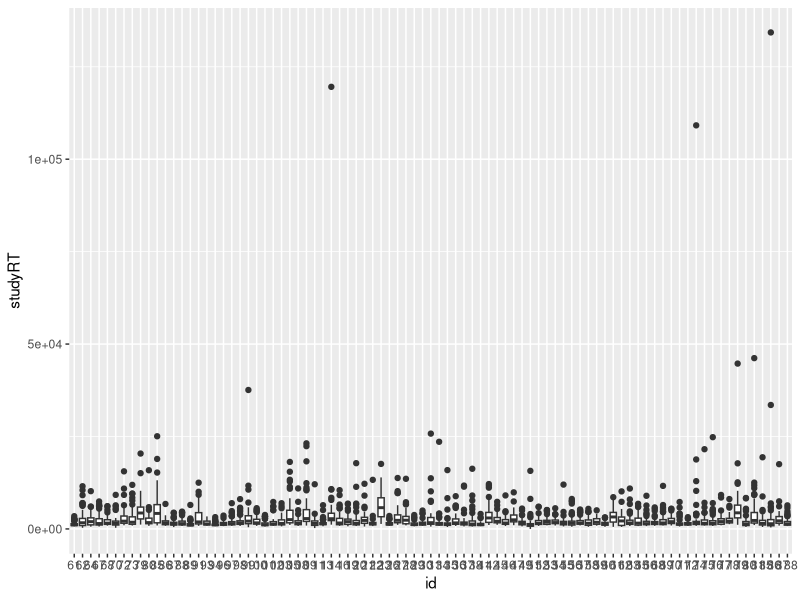
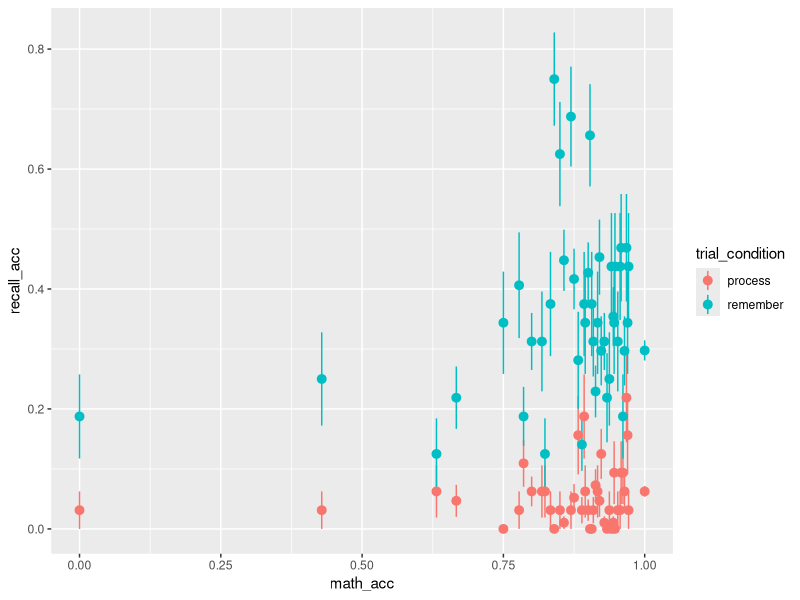
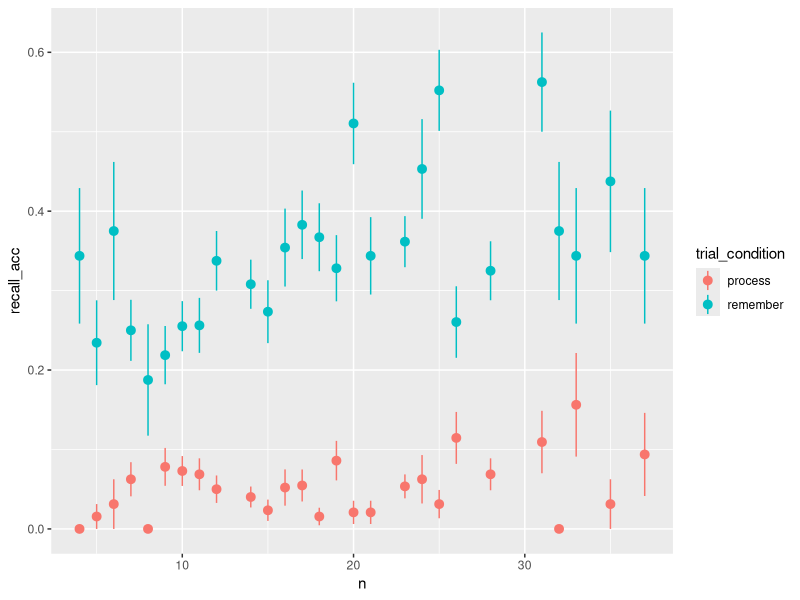
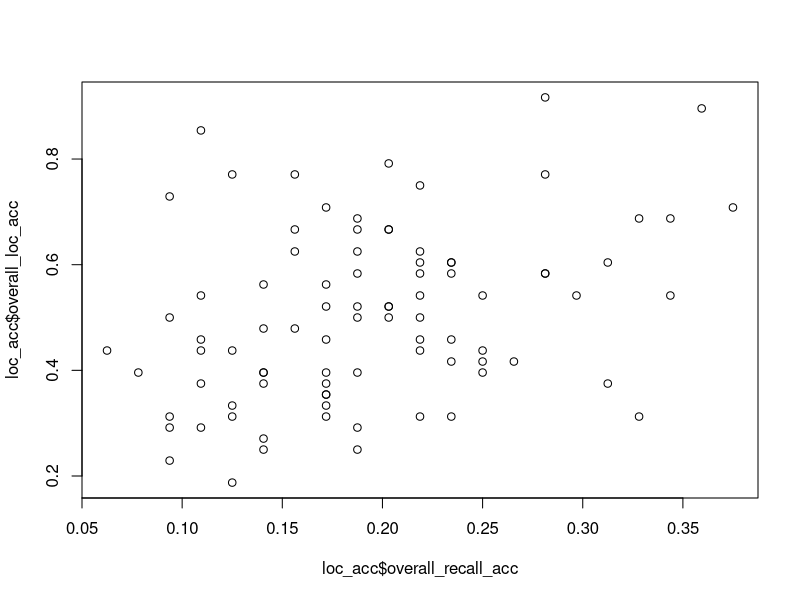
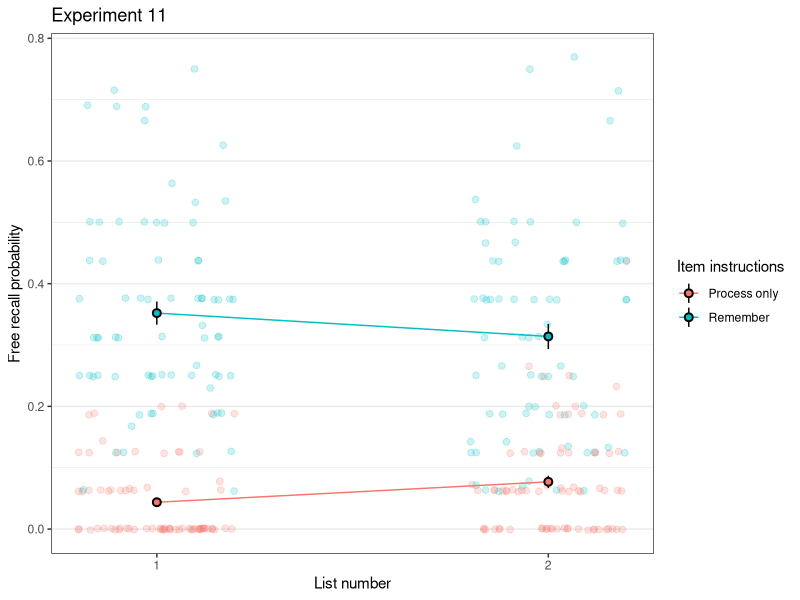
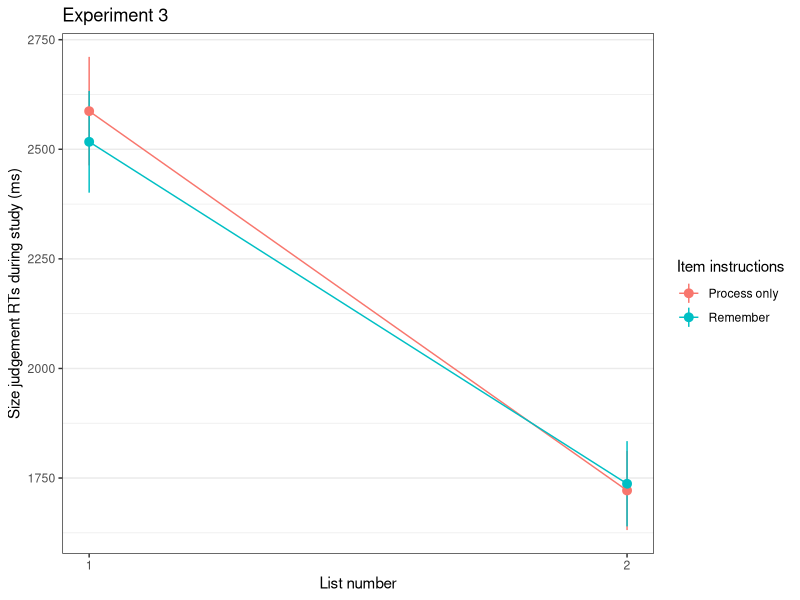
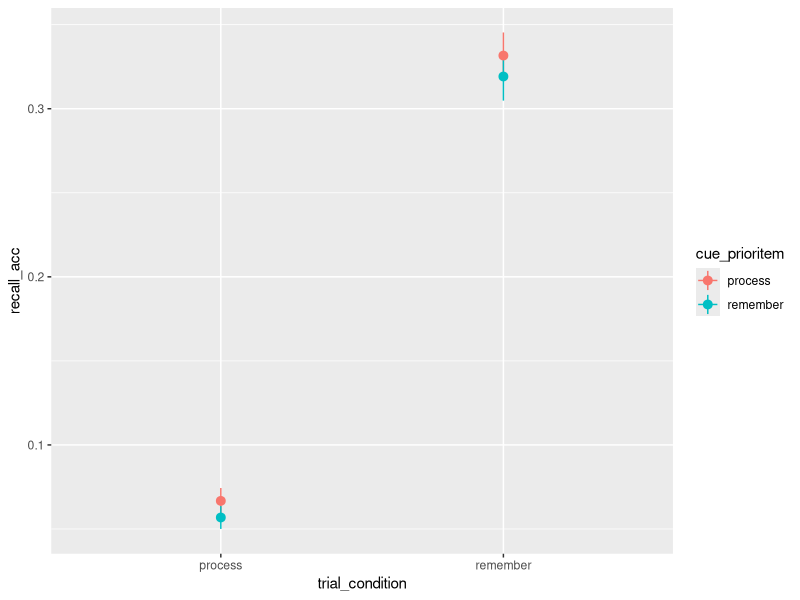
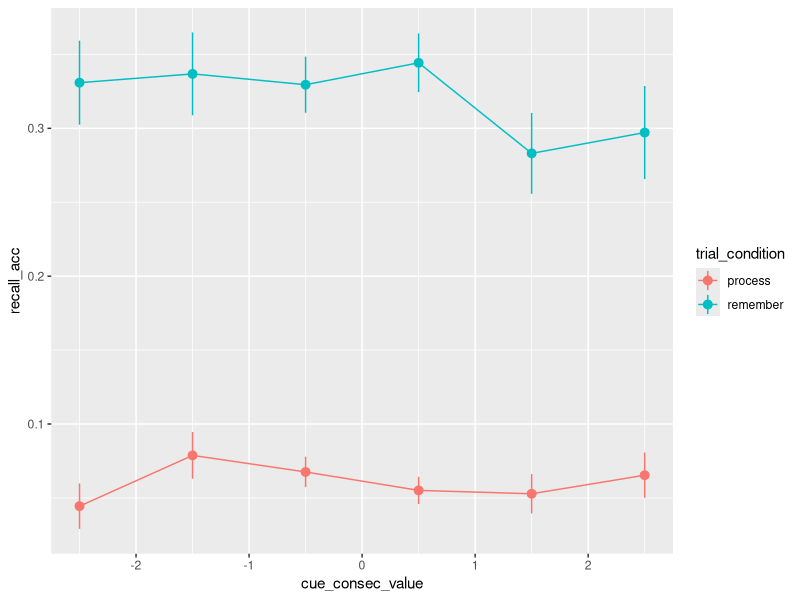

These charts were generated, in order, by the following R code: (Note: this script raises an error after producing the figures.)
library(tidyverse)
library(lme4)
library(patchwork)

#############################################################################!
# DATA                                                                   ####
#############################################################################!

memdat <- read.csv('data/exp11_corrected/preproc_mem_data.csv')
mathdat <- read.csv('data/exp11_corrected/preproc_math_data.csv')
strategies <- read.csv('data/exp11_corrected/strategies_final.csv')
names(strategies)[1] <- 'id'
strategies$id <- as.factor(strategies$id)
strategies$str1_sub <- paste(strategies$main1_joint, strategies$sub1_joint, sep=": ")
strategies$str2_sub <- paste(strategies$main2_joint, strategies$sub2_joint, sep=": ")

memdat$id <- as.factor(memdat$id)


size <- read.csv('data/mean_size_ratings.csv')
size <- select(size, -X)
memdat <- left_join(memdat, size, by=c('word1'))
memdat <- left_join(memdat, strategies, by=c('id'))

# loc acc for each subject
loc_acc <- memdat %>% 
  group_by(id) %>% 
  summarise(overall_recall_acc = mean(recall_acc),
            overall_loc_acc = mean(loc_acc, na.rm=T)) %>% 
  arrange(overall_loc_acc) %>% print(n=100)

memdat <- left_join(memdat, loc_acc)

# size recall accuracy for each subject
size_acc <- memdat %>% 
  filter(size_group != 1) %>% 
  mutate(size_recall_acc = case_when(
    size_group == 0 & resp == "smaller" ~ 1,
    size_group == 2 & resp == "larger" ~ 1,
    TRUE ~ 0
  )) %>% 
  group_by(id) %>%
  summarise(size_recall_acc = mean(size_recall_acc)) %>% 
  arrange(size_recall_acc)
memdat <- left_join(memdat, size_acc)
loc_acc <- left_join(loc_acc, size_acc)

arrange(loc_acc, size_recall_acc)
arrange(loc_acc, overall_loc_acc)

# get response RTs to decide whether to exclude participants
memdat %>% 
  ggplot(aes(id, studyRT)) +
  geom_boxplot()


# get subject accuracy
memdat %>% 
  group_by(id) %>% 
  summarise(acc = mean(recall_acc),
            exp_duration = mean(exp_duration)) %>% 
  arrange(acc) %>% 
  print(n=100)

# number of included participants if math acc >= 75%

memdat %>% 
  filter(use_help == "No" & expect_test == "No") %>% 
  select(id) %>% 
  unique() %>% 
  nrow()

memdat %>% 
  select(id, use_help, expect_test) %>% 
  unique() %>% 
  count(use_help, expect_test)

memdat %>% 
  select(id, use_help, expect_test, recall_all_q) %>% 
  unique() %>% 
  count(use_help, expect_test,recall_all_q)

# memacc as a function of math_acc
ggplot(memdat, aes(math_acc, recall_acc, color=trial_condition)) +
  stat_summary(geom="pointrange") 
ggplot(memdat, aes(n, recall_acc, color=trial_condition)) +
  stat_summary(geom="pointrange") 

# plot free recall vs loc accuracy by subject correlation
plot(loc_acc$overall_recall_acc, loc_acc$overall_loc_acc)
cor.test(loc_acc$overall_recall_acc, loc_acc$overall_loc_acc)

#############################################################################!
# PLOTS                                                                  ####
#############################################################################!

# table of recall_accuracy per condition
memdat %>% 
  filter(!exclude, overall_loc_acc > 0.25) %>% 
  group_by(id, listid, trial_condition) %>% 
  summarise(recall_acc = mean(recall_acc),
            loc_acc = mean(loc_acc)) %>% 
  group_by(listid, trial_condition) %>% 
  summarise(recall_acc = mean(recall_acc) %>% round(2),
            loc_acc = mean(loc_acc) %>% round(2)) %>% 
  gather(test_type, acc, recall_acc, loc_acc) %>% 
  spread(trial_condition, acc) %>% 
  mutate(total = (process+remember)/2) %>% 
  arrange(test_type, listid)

# table of counts per condition
memdat %>% 
  filter(!exclude) %>% 
  group_by(id, listid, trial_condition) %>% 
  summarise(n = sum(recall_acc)) %>% 
  group_by(listid, trial_condition) %>% 
  summarise(n = mean(n)) %>% 
  spread(trial_condition, n) %>% 
  mutate(total = process+remember)


# main effect of instruction and list, split by stim type
memdat %>% 
  filter(!exclude, studyRT >= 500, studyRT <= 10000) %>% 
  group_by(id,listid, trial_condition) %>% 
  summarise(recall_acc = mean(recall_acc)) %>% 
  # group_by(stimulus_condition) %>%
  # mutate(overall_recall_acc = mean(recall_acc)) %>%
  # group_by(id) %>%
  # mutate(recall_acc = recall_acc-mean(recall_acc)+overall_recall_acc) %>%
  ggplot(aes(listid, recall_acc, fill=trial_condition, color=trial_condition, label=recall_acc)) +
  geom_point(position = position_jitter(width=0.2), alpha=0.2, size=2) +
  stat_summary(geom="line") +
  stat_summary(color='black', shape=21) +
  theme_bw() +
  theme(panel.grid.major.x = element_blank(),
        panel.grid.minor.x = element_blank()) +
  scale_x_continuous("List number", breaks=c(1,2,3)) +
  scale_y_continuous("Free recall probability") +
  scale_color_discrete("Item instructions", labels=c("Process only","Remember")) +
  scale_fill_discrete("Item instructions", labels=c("Process only","Remember")) +
  ggtitle('Experiment 11')
ggsave('figures/exp11_recall_by_list_and_condition.png', width=6.5, height=4.5, units='in')

memdat %>% 
  filter(!exclude, studyRT <= 10000, studyRT >= 500) %>% 
  group_by(id,listid, trial_condition) %>% 
  mutate(rel_to_med = abs(studyRT-median(studyRT))/mad(studyRT)) %>% 
  summarise(rt = mean(studyRT)) %>% 
  mutate(overall_rt = mean(rt)) %>%
  group_by(id) %>%
  mutate(rt = rt-mean(rt)+overall_rt) %>%
  ggplot(aes(listid, rt, color=trial_condition)) +
  stat_summary(geom="pointrange") +
  stat_summary(geom="line") +
  theme_bw() +
  theme(panel.grid.major.x = element_blank(),
        panel.grid.minor.x = element_blank()) +
  scale_x_continuous("List number", breaks=c(1,2,3)) +
  scale_y_continuous("Size judgement RTs during study (ms)") +
  scale_color_discrete("Item instructions", labels=c("Process only","Remember")) +
  ggtitle('Experiment 3')
# ggsave('figures/exp3_studyRTs_by_list_and_condition.png', width=6.5, height=3, units='in')

# effect of prior cue
memdat %>% 
  filter(!exclude, studyRT <= 10000, studyRT >= 500, !is.na(cue_prioritem)) %>% 
  ggplot(aes(trial_condition, recall_acc, color=cue_prioritem)) +
  stat_summary(geom="pointrange") +
  stat_summary(geom="line")

# cumulative effect of prior cue
memdat %>% 
  filter(!exclude, studyRT <= 10000, studyRT >= 500, !is.na(cue_prioritem)) %>% 
  ggplot(aes(cue_consec_value, recall_acc, color=trial_condition)) +
  stat_summary(geom="pointrange") +
  stat_summary(geom="line")

# effect of prior cue on study RTs
memdat %>% 
  filter(!exclude, studyRT <= 10000, studyRT >= 500, !is.na(cue_prioritem)) %>% 
  group_by(id, listid, trial_condition) %>% 
  mutate(rel_to_mad = abs(studyRT-median(studyRT))/mad(studyRT)) %>% 
  filter(rel_to_mad <= 2.5) %>%
  ggplot(aes(trial_condition, studyRT, color=cue_prioritem, group=cue_prioritem)) +
  stat_summary(geom="pointrange") +
  stat_summary(geom="line")  +
  scale_y_continuous("Size judgement RTs during study (ms)") +
  scale_x_discrete('Instructions for the current item') +
  scale_color_discrete("Instructions for the\npreceding study item") +
  theme_bw() +
  ggtitle('Experiment 11')
ggsave('figures/exp11_studyRTs_by_current_and_previous_item_instructions.png', width= 5, height=3, units='in')

# cumulative effect of prior cue on RTs
memdat %>% 
  filter(!exclude, studyRT <= 10000, studyRT >= 500, !is.na(cue_prioritem)) %>% 
  ggplot(aes(reorder(cue_consec_lab,cue_consec_value), studyRT)) +
  stat_summary(geom="pointrange") +
  stat_summary(geom="line")

# effect of studyRTs on recall_accuracy
memdat %>% 
  filter(!exclude, studyRT <= 10000, studyRT >= 500) %>% 
  group_by(id) %>% 
  mutate(rt = studyRT,
         rt = (rt - mean(rt)),
         rt = ecdf(rt)(rt),
         rt = ceiling(rt*10)/10) %>% 
  ggplot(aes(rt, recall_acc, color=trial_condition)) +
  stat_summary(geom="pointrange") +
  stat_summary(geom="line") +
  scale_x_continuous("Study RT quantiles") +
  scale_y_continuous("Free recall probability") +
  scale_color_discrete("Item instructions", labels=c("Process only","Remember")) +
  ggtitle('Experiment 3') +
  theme_bw()
# ggsave('figures/exp3_recall_acc_f(studyRTs).png', width=4, height=3, units='in')

ml1 <- glmer(recall_acc1 ~ listid * trial_condition + (1|id), data=filter(memdat, !exclude, studyRT <= 10000, studyRT >= 500), family='binomial')
ml2 <- glmer(recall_acc1 ~ listid * trial_condition + I(studyRT/1000) + (1|id), data=filter(memdat, !exclude, studyRT <= 10000, studyRT >= 500), family='binomial')
ml3 <- glmer(recall_acc1 ~ listid * trial_condition + I(studyRT/1000) + (1|id), data=filter(memdat, !exclude, studyRT <= 10000, studyRT >= 500), family='binomial')
summary(ml1)
summary(ml2)
summary(ml3)

memdat %>% 
  ggplot(aes(presented_position,recall_acc)) +
  stat_summary(geom="pointrange")

#############################################################################!
# SOURCE PERFORMANCE                                                     ####
#############################################################################!
# table of location accuracy per condition
memdat %>% 
  filter(!exclude, overall_loc_acc > 0.25) %>% 
  group_by(id, listid, trial_condition) %>% 
  summarise(loc_acc = mean(loc_acc)) %>% 
  group_by(listid, trial_condition) %>% 
  summarise(loc_acc = mean(loc_acc) %>% round(2)) %>% 
  spread(trial_condition, loc_acc) %>% 
  mutate(total = (process+remember)/2)


# overall loc acc as a function of presented position
memdat %>% 
  ggplot(aes(presented_position,loc_acc)) +
  stat_summary(geom="pointrange")

# histogram of responded locations
memdat %>% 
  ggplot(aes(loc_resp)) +
  geom_histogram()

# histogram of responded locations by subject
memdat %>% 
  ggplot(aes(loc_resp)) +
  geom_histogram() +
  facet_wrap(~id)

#histogram of responded location RTs
memdat %>% 
  filter(loc_rt < 10000) %>% 
  ggplot(aes(loc_rt)) +
  geom_histogram()

sort(memdat$loc_rt)



# loc acc as a function of cue type
memdat %>% 
  filter(loc_rt > 500, !exclude) %>%
  filter(!exclude, overall_loc_acc > 0.25, listid==2) %>% 
  ungroup() %>% 
  mutate(overall_loc_acc = mean(loc_acc)) %>% 
  group_by(id) %>% 
  mutate(loc_acc = loc_acc - mean(loc_acc) + overall_loc_acc) %>%  
  group_by(id, listid, trial_condition) %>% 
  summarise(loc_acc = mean(loc_acc)) %>% 
  ggplot(aes(trial_condition, loc_acc, color=trial_condition, fill=trial_condition, group=1)) +
  geom_point(position = position_jitter(width=0.2), alpha=0.2, size=1.5) +
  stat_summary(geom="line", color='black') +
  stat_summary(geom="errorbar", width=0.05) +
  stat_summary(color='black', shape=21, size=0.5) +
  theme_bw() +
  coord_cartesian(ylim=c(0,1)) +
  scale_x_discrete('Memory instructions', breaks=c(1,2)) +
  scale_y_continuous('Source memory accuracy', breaks=c(0.25,0.5,0.75,1)) +
  scale_color_discrete('Memory instructions') +
  scale_fill_discrete('Memory instructions') +
  ggtitle('Experiment 11') 
ggsave('figures/exp11_source_memory_acc.png', width=5, height=3.5)

glmer(loc_acc ~ trial_condition + (1|id), data=filter(memdat, loc_rt > 500, !exclude, listid==2), family="binomial") %>% summary()


memdat %>% 
  filter(loc_rt > 500, loc_rt < 10000, !exclude) %>%
  filter(!exclude, overall_loc_acc > 0.25, listid==2) %>% 
  group_by(id, trial_condition, loc_acc) %>% 
  mutate(rel_to_mad = abs(loc_rt-median(loc_rt))/mad(loc_rt)) %>% 
  filter(rel_to_mad <= 2.5) %>% 
  ungroup() %>% 
  mutate(overall_loc_rt = mean(loc_rt)) %>% 
  group_by(id) %>% 
  mutate(loc_rt = loc_rt - mean(loc_rt) + overall_loc_rt) %>%  
  group_by(id, listid, trial_condition, loc_acc) %>% 
  summarise(loc_rt = mean(loc_rt)) %>% 
  ggplot(aes(loc_acc, loc_rt, color=trial_condition, fill=trial_condition)) +
  stat_summary(geom="line") +
  stat_summary(geom="errorbar", width=0.05) +
  stat_summary(color='black', shape=21, size=0.5) +
  # geom_violin() +
  theme_bw() +
  # coord_cartesian(ylim=c(0,1)) +
  # scale_x_discrete('Memory instructions', breaks=c(1,2)) +
  scale_color_discrete('Memory instructions') +
  scale_fill_discrete('Memory instructions') +
  ggtitle('Experiment 11') 

mldat <- memdat %>% 
  filter(loc_rt > 500, loc_rt < 10000, !exclude) %>%
  filter(!exclude, overall_loc_acc > 0.25, listid==2) %>%
  group_by(id) %>% 
  mutate(rel_to_mad = abs(loc_rt-median(loc_rt))/mad(loc_rt)) %>% 
  filter(rel_to_mad <= 2.5)

lmer(loc_rt ~ loc_acc * trial_condition + (trial_condition|id), data=mldat) %>% summary()


memdat %>% 
  filter(loc_rt > 500) %>% 
  ggplot(aes(study_position, loc_acc, color=trial_condition)) +
  stat_summary(geom="pointrange") +
  geom_smooth()

memdat %>% 
  filter(loc_rt > 500) %>% 
  ggplot(aes(round((loc_test_serial_position-study_position)/5)*5, loc_acc, color=trial_condition)) +
  stat_summary(geom="pointrange") +
  geom_smooth()

table(memdat$presented_position, memdat$loc_resp)


memdat %>% 
  filter(loc_rt > 500) %>%
  ggplot(aes(recall_acc, loc_acc, color=trial_condition, fill=trial_condition)) +
  stat_summary(geom="line") +
  stat_summary(geom="errorbar", width=0.05) +
  stat_summary(color='black', shape=21) +
  theme_bw() +
  coord_cartesian(ylim=c(0.25,1))



#############################################################################!
# Determine "correct" response for size judgement                        ####
#############################################################################!



memdat %>% 
  # filter(stimulus_condition == "words") %>% 
  ggplot(aes(size_group, as.numeric(resp == "larger"), color=trial_condition)) +
  stat_summary(geom="pointrange") +
  stat_summary(geom="line") +
  coord_cartesian(ylim=c(0,1))

memdat %>% 
  # filter(stimulus_condition == "words") %>% 
  ggplot(aes(size_group, recall_acc, color=trial_condition)) +
  stat_summary(geom="pointrange") +
  stat_summary(geom="line") +
  coord_cartesian(ylim=c(0,1)) +
  facet_wrap(~resp)

memdat %>% 
  filter(size_group != 1) %>% 
  mutate(size_recall_acc = case_when(
    size_group == 0 & resp == "smaller" ~ 1,
    size_group == 2 & resp == "larger" ~ 1,
    TRUE ~ 0
  )) %>% 
  group_by(trial_condition) %>% 
  summarise(size_recall_acc = mean(size_recall_acc))

memdat %>% 
  filter(size_group != 1) %>% 
  mutate(size_recall_acc = case_when(
    size_group == 0 & resp == "smaller" ~ 1,
    size_group == 2 & resp == "larger" ~ 1,
    TRUE ~ 0
  )) %>% 
  group_by(trial_condition, listid) %>% 
  summarise(size_recall_acc = mean(size_recall_acc))

memdat %>% 
  filter(size_group != 1) %>% 
  mutate(size_recall_acc = case_when(
    size_group == 0 & resp == "smaller" ~ 1,
    size_group == 2 & resp == "larger" ~ 1,
    TRUE ~ 0
  )) %>% 
  group_by(id) %>%
  summarise(size_recall_acc = mean(size_recall_acc)) %>% 
  arrange(size_recall_acc)


#############################################################################!
# Strategy analysis                                                      ####
#############################################################################!


table(strategies$main1_joint)
table(strategies$main2_joint)
table(c(strategies$main1_joint, strategies$main2_joint))
table(strategies$str1_sub)
table(c(strategies$str1_sub, strategies$str2_sub)) %>% t() %>% t()



# table of recall_accuracy per condition
memdat %>% 
  filter(!exclude, listid == 2) %>% 
  group_by(id, listid, trial_condition, main1_joint) %>% 
  summarise(recall_acc = mean(recall_acc),
            loc_acc = mean(loc_acc)) %>% 
  group_by(listid, trial_condition, main1_joint) %>% 
  summarise(recall_acc = mean(recall_acc) %>% round(2),
            loc_acc = mean(loc_acc) %>% round(2)) %>% 
  gather(test_type, acc, recall_acc, loc_acc) %>% 
  spread(trial_condition, acc) %>% 
  mutate(total = (process+remember)/2) %>% 
  arrange(test_type, listid)


strdat <- memdat %>% 
  filter(!exclude, listid == 2) %>% 
  group_by(id, listid, trial_condition, main1_joint) %>% 
  summarise(recall_acc = mean(recall_acc),
            loc_acc = mean(loc_acc)) %>% 
  group_by(listid, trial_condition, main1_joint) %>% 
  summarise(recall_acc = mean(recall_acc) %>% round(2),
            loc_acc = mean(loc_acc) %>% round(2)) %>% 
  gather(test_type, acc, recall_acc, loc_acc) %>% 
  spread(test_type, acc) %>% 
  print()


(f1 <- memdat %>% 
  filter(!exclude, listid == 2) %>% 
  gather(key, strategy, main1_joint, main2_joint) %>% 
  filter(strategy != "") %>% 
  ggplot(aes(trial_condition, recall_acc, color=strategy, group=strategy, shape=strategy)) +
  stat_summary(geom="pointrange") +
  stat_summary(geom="line") +
  scale_x_discrete('Item memory instructions', labels=c('Process-only','Remember')) +
  scale_y_continuous('Free recall probability') +
  scale_color_discrete('Encoding strategy') +
  scale_shape_discrete('Encoding strategy') +
  theme_bw())

(f2 <- memdat %>% 
  filter(!exclude, listid == 2) %>% 
  gather(key, strategy, main1_joint, main2_joint) %>% 
  filter(strategy != "") %>% 
  ggplot(aes(trial_condition, loc_acc, color=strategy, group=strategy, shape=strategy)) +
  stat_summary(geom="pointrange") +
  stat_summary(geom="line") +
  scale_x_discrete('Item memory instructions', labels=c('Process-only','Remember')) +
  scale_y_continuous('Source memory accuracy') +
  scale_color_discrete('Encoding strategy') +
  scale_shape_discrete('Encoding strategy') +
  theme_bw())

f1+theme(legend.position = "none")+f2
ggsave('../../figures/exp11_strategy.png', width=6.5, height=2.5)



memdat %>% 
  filter(!exclude, listid == 2) %>% 
  gather(key, strategy, str1_sub, str2_sub) %>% 
  filter(strategy != ": ") %>% 
  ggplot(aes(trial_condition, recall_acc, color=strategy, group=strategy)) +
  stat_summary(geom="pointrange") +
  stat_summary(geom="line")

memdat %>% 
  filter(!exclude, listid == 2) %>% 
  gather(key, strategy, str1_sub, str2_sub) %>% 
  filter(strategy != ": ") %>% 
  ggplot(aes(trial_condition, loc_acc, color=strategy, group=strategy)) +
  stat_summary(geom="pointrange") +
  stat_summary(geom="line")
